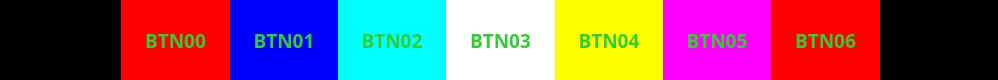
<?xml version="1.0" encoding="UTF-8"?>
<ui version="4.0">
 <class>Top</class>
 <widget class="QWidget" name="Top">
  <property name="geometry">
   <rect>
    <x>0</x>
    <y>0</y>
    <width>998</width>
    <height>80</height>
   </rect>
  </property>
  <property name="sizePolicy">
   <sizepolicy hsizetype="Fixed" vsizetype="Fixed">
    <horstretch>0</horstretch>
    <verstretch>0</verstretch>
   </sizepolicy>
  </property>
  <property name="windowTitle">
   <string>Form</string>
  </property>
  <property name="styleSheet">
   <string notr="true">background-color: black;</string>
  </property>
  <layout class="QHBoxLayout" name="horizontalLayout_2" stretch="0">
   <property name="spacing">
    <number>0</number>
   </property>
   <property name="sizeConstraint">
    <enum>QLayout::SetDefaultConstraint</enum>
   </property>
   <property name="leftMargin">
    <number>0</number>
   </property>
   <property name="topMargin">
    <number>0</number>
   </property>
   <property name="rightMargin">
    <number>0</number>
   </property>
   <property name="bottomMargin">
    <number>0</number>
   </property>
   <item>
    <layout class="QHBoxLayout" name="horizontalLayout" stretch="1,1,1,1,1,1,1,1,1">
     <property name="spacing">
      <number>0</number>
     </property>
     <property name="sizeConstraint">
      <enum>QLayout::SetFixedSize</enum>
     </property>
     <property name="leftMargin">
      <number>13</number>
     </property>
     <property name="topMargin">
      <number>0</number>
     </property>
     <property name="rightMargin">
      <number>10</number>
     </property>
     <item>
      <spacer name="horizontalSpacer_2">
       <property name="orientation">
        <enum>Qt::Horizontal</enum>
       </property>
       <property name="sizeHint" stdset="0">
        <size>
         <width>40</width>
         <height>20</height>
        </size>
       </property>
      </spacer>
     </item>
     <item>
      <widget class="QLabel" name="label_0">
       <property name="sizePolicy">
        <sizepolicy hsizetype="Ignored" vsizetype="Ignored">
         <horstretch>0</horstretch>
         <verstretch>0</verstretch>
        </sizepolicy>
       </property>
       <property name="font">
        <font>
         <family>B612 Mono</family>
         <pointsize>14</pointsize>
         <weight>75</weight>
         <bold>true</bold>
        </font>
       </property>
       <property name="styleSheet">
        <string notr="true">background-color: rgba(255, 0, 0, 255); color:limegreen;</string>
       </property>
       <property name="text">
        <string>BTN00</string>
       </property>
       <property name="scaledContents">
        <bool>false</bool>
       </property>
       <property name="alignment">
        <set>Qt::AlignCenter</set>
       </property>
       <property name="wordWrap">
        <bool>true</bool>
       </property>
       <property name="margin">
        <number>2</number>
       </property>
      </widget>
     </item>
     <item>
      <widget class="QLabel" name="label_1">
       <property name="sizePolicy">
        <sizepolicy hsizetype="Ignored" vsizetype="Ignored">
         <horstretch>0</horstretch>
         <verstretch>0</verstretch>
        </sizepolicy>
       </property>
       <property name="font">
        <font>
         <family>B612 Mono</family>
         <pointsize>14</pointsize>
         <weight>75</weight>
         <bold>true</bold>
        </font>
       </property>
       <property name="styleSheet">
        <string notr="true">background-color: rgba(0, 0, 255, 255); color:limegreen;</string>
       </property>
       <property name="text">
        <string>BTN01</string>
       </property>
       <property name="alignment">
        <set>Qt::AlignCenter</set>
       </property>
       <property name="margin">
        <number>2</number>
       </property>
      </widget>
     </item>
     <item>
      <widget class="QLabel" name="label_2">
       <property name="sizePolicy">
        <sizepolicy hsizetype="Ignored" vsizetype="Ignored">
         <horstretch>0</horstretch>
         <verstretch>0</verstretch>
        </sizepolicy>
       </property>
       <property name="font">
        <font>
         <family>B612 Mono</family>
         <pointsize>14</pointsize>
         <weight>75</weight>
         <bold>true</bold>
        </font>
       </property>
       <property name="styleSheet">
        <string notr="true">background-color: rgba(0, 255, 255, 255); color:limegreen;</string>
       </property>
       <property name="text">
        <string>BTN02</string>
       </property>
       <property name="alignment">
        <set>Qt::AlignCenter</set>
       </property>
       <property name="margin">
        <number>2</number>
       </property>
      </widget>
     </item>
     <item>
      <widget class="QLabel" name="label_3">
       <property name="sizePolicy">
        <sizepolicy hsizetype="Ignored" vsizetype="Ignored">
         <horstretch>0</horstretch>
         <verstretch>0</verstretch>
        </sizepolicy>
       </property>
       <property name="font">
        <font>
         <family>B612 Mono</family>
         <pointsize>14</pointsize>
         <weight>75</weight>
         <bold>true</bold>
        </font>
       </property>
       <property name="styleSheet">
        <string notr="true">background-color: rgba(255, 255, 255, 255); color:limegreen;</string>
       </property>
       <property name="text">
        <string>BTN03</string>
       </property>
       <property name="alignment">
        <set>Qt::AlignCenter</set>
       </property>
       <property name="margin">
        <number>2</number>
       </property>
      </widget>
     </item>
     <item>
      <widget class="QLabel" name="label_4">
       <property name="sizePolicy">
        <sizepolicy hsizetype="Ignored" vsizetype="Ignored">
         <horstretch>0</horstretch>
         <verstretch>0</verstretch>
        </sizepolicy>
       </property>
       <property name="font">
        <font>
         <family>B612 Mono</family>
         <pointsize>14</pointsize>
         <weight>75</weight>
         <bold>true</bold>
        </font>
       </property>
       <property name="styleSheet">
        <string notr="true">background-color: rgba(255, 255, 0, 255); color:limegreen;</string>
       </property>
       <property name="text">
        <string>BTN04</string>
       </property>
       <property name="alignment">
        <set>Qt::AlignCenter</set>
       </property>
       <property name="margin">
        <number>2</number>
       </property>
      </widget>
     </item>
     <item>
      <widget class="QLabel" name="label_5">
       <property name="sizePolicy">
        <sizepolicy hsizetype="Ignored" vsizetype="Ignored">
         <horstretch>0</horstretch>
         <verstretch>0</verstretch>
        </sizepolicy>
       </property>
       <property name="font">
        <font>
         <family>B612 Mono</family>
         <pointsize>14</pointsize>
         <weight>75</weight>
         <bold>true</bold>
        </font>
       </property>
       <property name="styleSheet">
        <string notr="true">background-color: rgba(255, 0, 255, 255); color:limegreen;</string>
       </property>
       <property name="text">
        <string>BTN05</string>
       </property>
       <property name="alignment">
        <set>Qt::AlignCenter</set>
       </property>
       <property name="margin">
        <number>2</number>
       </property>
      </widget>
     </item>
     <item>
      <widget class="QLabel" name="label_6">
       <property name="sizePolicy">
        <sizepolicy hsizetype="Ignored" vsizetype="Ignored">
         <horstretch>0</horstretch>
         <verstretch>0</verstretch>
        </sizepolicy>
       </property>
       <property name="font">
        <font>
         <family>B612 Mono</family>
         <pointsize>14</pointsize>
         <weight>75</weight>
         <bold>true</bold>
        </font>
       </property>
       <property name="autoFillBackground">
        <bool>false</bool>
       </property>
       <property name="styleSheet">
        <string notr="true">background-color: rgba(255, 0, 0, 255); color:limegreen;</string>
       </property>
       <property name="text">
        <string>BTN06</string>
       </property>
       <property name="alignment">
        <set>Qt::AlignCenter</set>
       </property>
       <property name="margin">
        <number>2</number>
       </property>
      </widget>
     </item>
     <item>
      <spacer name="horizontalSpacer">
       <property name="orientation">
        <enum>Qt::Horizontal</enum>
       </property>
       <property name="sizeHint" stdset="0">
        <size>
         <width>40</width>
         <height>20</height>
        </size>
       </property>
      </spacer>
     </item>
    </layout>
   </item>
  </layout>
 </widget>
 <resources/>
 <connections/>
</ui>
